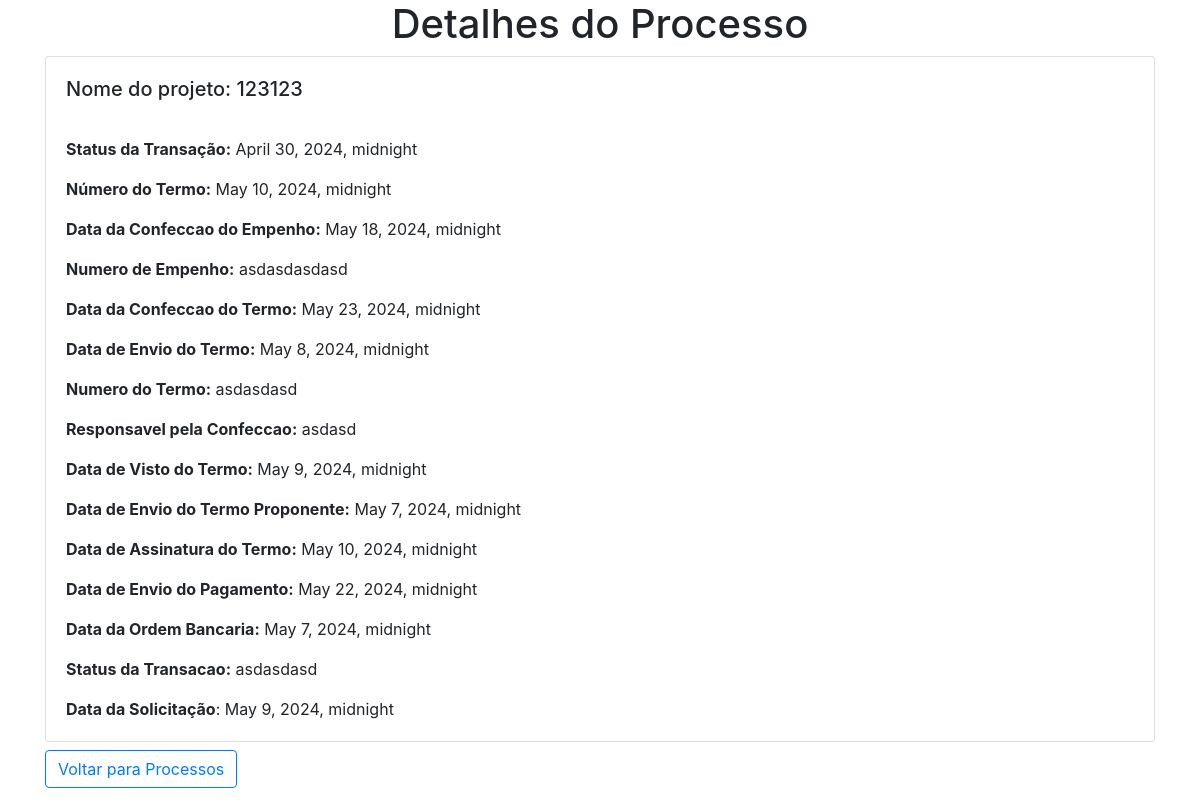
/view_processo/1/, run on the app's committed database.
### app/models.py (models this page shows, shortened)
class Processo(models.Model):
    data_solicitacao = models.DateTimeField()
    data_conferencia_documentos = models.DateTimeField()
    data_autorizacao_empenho = models.DateTimeField()
    data_confeccao_empenho = models.DateTimeField()
    numero_empenho = models.CharField(max_length=30)
    data_confeccao_termo = models.DateTimeField()
    data_envio_termo = models.DateTimeField()
    numero_termo = models.CharField(max_length=30)
    responsavel_confeccao = models.CharField(max_length=100)
    data_visto_termo = models.DateTimeField()
    data_envio_term_proponente = models.DateTimeField()
    data_assinatura_termo = models.DateTimeField()
    data_envio_pagamento = models.DateTimeField()
    data_ordem_bancaria = models.DateTimeField()
    status_transacao = models.CharField(max_length=100)
    projeto = models.ForeignKey(Projeto, on_delete=models.CASCADE)

class Projeto(models.Model):
    numero_projeto = models.CharField(max_length=30)
    numero_sei = models.CharField(max_length=21)
    numero_parcela = models.CharField(max_length=20)
    valor_solicitado = models.FloatField()
    titulo_projeto = models.CharField(max_length=100)
    status_transacao = models.CharField(max_length=100)
    transacao = models.ForeignKey(Transacao, on_delete=models.CASCADE)
    def __str__(self):
        return self.titulo_projeto

### app/views.py (the view)
# urls.py: path("view_processo/<int:processo_id>/", view_processo, name="view_processo"),
def view_processo(request, processo_id):
    processo = get_object_or_404(Processo, pk=processo_id)
    return render(request, 'view_processo.html', {'processo': processo})

### app/templates/view_processo.html (shortened to what this page needs)
<!DOCTYPE html>
<html lang="en">
<head>
    <link rel="stylesheet" href="https://stackpath.bootstrapcdn.com/bootstrap/4.1.3/css/bootstrap.min.css">
</head>
<body>
    <div class="container">
        <h1 class="text-center">Detalhes do Processo</h1>
        <div class="card">
            <div class="card-body">
                <h5 class="card-title">Nome do projeto: {{ processo.projeto }}</h5> <br>
                <p class="card-text"><strong>Status da Transação:</strong> {{ processo.data_conferencia_documentos }}</p>
                <p class="card-text"><strong>Número do Termo:</strong> {{ processo.data_autorizacao_empenho }}</p>
                <p class="card-text"><strong>Data da Confeccao do Empenho:</strong> {{ processo.data_confeccao_empenho }}</p>
                <p class="card-text"><strong>Numero de Empenho:</strong> {{ processo.numero_empenho }}</p>
                <p class="card-text"><strong>Data da Confeccao do Termo:</strong> {{ processo.data_confeccao_termo }}</p>
                <p class="card-text"><strong>Data de Envio do Termo:</strong> {{ processo.data_envio_termo }}</p>
                <p class="card-text"><strong>Numero do Termo:</strong> {{ processo.numero_termo }}</p>
                <p class="card-text"><strong>Responsavel pela Confeccao:</strong> {{ processo.responsavel_confeccao }}</p>
                <p class="card-text"><strong>Data de Visto do Termo:</strong> {{ processo.data_visto_termo }}</p>
                <p class="card-text"><strong>Data de Envio do Termo Proponente:</strong> {{ processo.data_envio_term_proponente }}</p>
                <p class="card-text"><strong>Data de Assinatura do Termo:</strong> {{ processo.data_assinatura_termo }}</p>
                <p class="card-text"><strong>Data de Envio do Pagamento:</strong> {{ processo.data_envio_pagamento }}</p>
                <p class="card-text"><strong>Data da Ordem Bancaria:</strong> {{ processo.data_ordem_bancaria }}</p>
                <p class="card-text"><strong>Status da Transacao:</strong> {{ processo.status_transacao }}</p>
                <p class="card-text"><strong>Data da Solicitação</strong>: {{ processo.data_solicitacao }}</p>
            </div>
        </div>
        <a href="{% url 'processo_html' %}" class="btn btn-outline-primary mt-2">
             Voltar para Processos
        </a>
    </div>
</body>
</html>

### data on the page
Processo: projeto "123123", data_conferencia_documentos "April 30, 2024, midnight", data_autorizacao_empenho "May 10, 2024, midnight", data_confeccao_empenho "May 18, 2024, midnight", numero_empenho "asdasdasdasd", data_confeccao_termo "May 23, 2024, midnight", data_envio_termo "May 8, 2024, midnight", numero_termo "asdasdasd", responsavel_confeccao "asdasd", data_visto_termo "May 9, 2024, midnight", data_envio_term_proponente "May 7, 2024, midnight", data_assinatura_termo "May 10, 2024, midnight", data_envio_pagamento "May 22, 2024, midnight", data_ordem_bancaria "May 7, 2024, midnight", status_transacao "asdasdasd", data_solicitacao "May 9, 2024, midnight"
